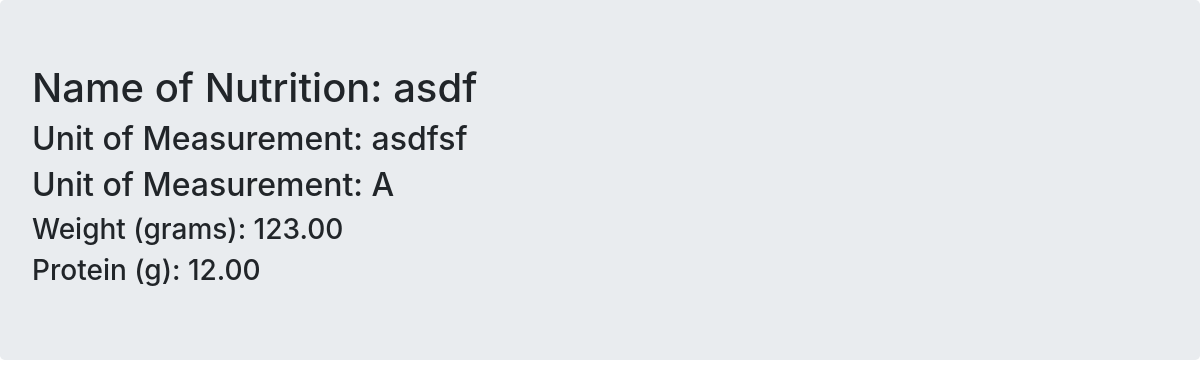
The app's page /products-details/6 (signed in) with its own data.
### foodCMS/models.py (models this page shows, shortened)
class Products(models.Model):
    PROD_STATUS = (
        ('A','ACTIVE'),
        ('INA','INACTIVE'),
    )
    name = models.CharField(max_length=200,verbose_name="Name")
    description = models.CharField(max_length=1000, verbose_name="Description")
    status = models.CharField(max_length=3,choices=PROD_STATUS,verbose_name="Active")

class NutriDirectory(models.Model):
    prod_id = models.ForeignKey(Products, on_delete=models.CASCADE)
    nutri_info_id = models.ForeignKey(NutritionInfo, on_delete=models.CASCADE)
    value = models.FloatField(verbose_name="Value")
    class Meta:
        unique_together = ('prod_id', 'nutri_info_id',)
    def __str__(self):
        return "{} ({}): {:.2f}".format(self.nutri_info_id.name,
                                        self.nutri_info_id.unit,
                                        self.value)

class NutritionInfo(models.Model):
    name = models.CharField(max_length=50,verbose_name="Name")
    unit = models.CharField(max_length=50,verbose_name="Unit")

### foodCMS/views.py (the view)
# urls.py: path('products-details/<int:pk>',views.ProductsDetailView.as_view(),
@method_decorator(login_required, name="dispatch")
class ProductsDetailView(DetailView):
    model = Products
    template_name = 'foodCMS/products/productsDetailView.html'
    def get_context_data(self, **kwargs):
        kwargs = super(ProductsDetailView, self).get_context_data(**kwargs)
        nutri_directory = NutriDirectory.objects.filter(prod_id=self.get_object())
        kwargs.update({
            'nutri_directory': nutri_directory
        })
        return kwargs

### foodCMS/templates/foodCMS/products/productsDetailView.html
{% extends "../base.html" %}
{% block maincontent %}
<div class="jumbotron">
    <h1>Name of Nutrition: {{ object.name }}</h1>
    <h2>Unit of Measurement: {{ object.description }}</h2>
    <h2>Unit of Measurement: {{ object.status }}</h2>
    {% for info in nutri_directory %}
        <h3>{{ info }}</h3>
    {% endfor %}
</div>
{% endblock %}

### records on screen
Products: name "asdf", description "asdfsf", status "A"
NutriDirectory: nutri_info_id+value "Weight (grams): 123.00"
NutriDirectory: nutri_info_id+value "Protein (g): 12.00"
